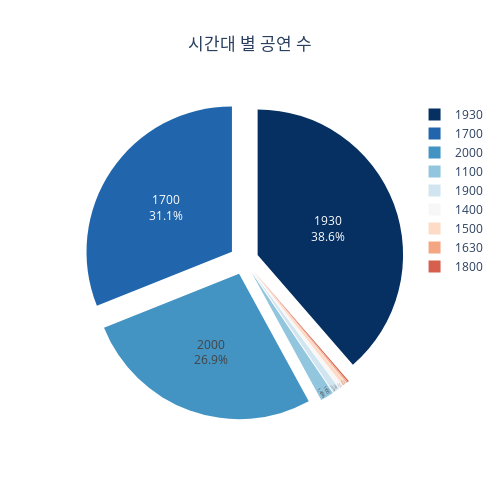

The cell this chart's notebook holds for it:
### Code cell
import plotly.express as px

# 데이터프레임에서 가장 큰 값을 가지는 행을 찾습니다.
largest_index = cthall_group_time_pf_df['performance_code'].idxmax()
largest_value = cthall_group_time_pf_df['performance_code'].max()

# 파이 그래프 생성
fig = px.pie(cthall_group_time_pf_df, values='performance_code', names=cthall_group_time_pf_df.index,
             title='시간대 별 공연 수', width=500, height=500, color_discrete_sequence=px.colors.sequential.RdBu_r)

fig.update_layout( title_x = 0.5 )
# 가장 큰 값에 해당하는 파이를 크게 만듭니다.
# fig.update_traces(textposition='inside', textinfo='label+percent')
fig.update_traces(textposition='inside', textinfo='label+percent',pull=[0.1 if idx != largest_index else 0.3 for idx in range(len(cthall_group_time_pf_df))])

fig.show()

### Figure 1 — Plotly figure (JSON) as saved in the notebook; plotly's stock layout.template omitted (floating-point values rounded to 4 significant figures)
{"data": [{"domain": {"x": [0, 1], "y": [0, 1]}, "hovertemplate": "play_st_time=%{label}<br>performance_code=%{value}<extra></extra>", "labels": [1100, 1400, 1500, 1630, 1700, 1800, 1900, 1930, 2000], "legendgroup": "", "name": "", "pull": [0.1, 0.1, 0.1, 0.1, 0.1, 0.1, 0.1, 0.1, 0.1], "showlegend": true, "textinfo": "label+percent", "textposition": "inside", "type": "pie", "values": [10, 3, 3, 1, 209, 1, 5, 260, 181]}], "layout": {"height": 500, "legend": {"tracegroupgap": 0}, "piecolorway": ["rgb(5,48,97)", "rgb(33,102,172)", "rgb(67,147,195)", "rgb(146,197,222)", "rgb(209,229,240)", "rgb(247,247,247)", "rgb(253,219,199)", "rgb(244,165,130)", "rgb(214,96,77)", "rgb(178,24,43)", "rgb(103,0,31)"], "title": {"text": "시간대 별 공연 수", "x": 0.5}, "width": 500}}
